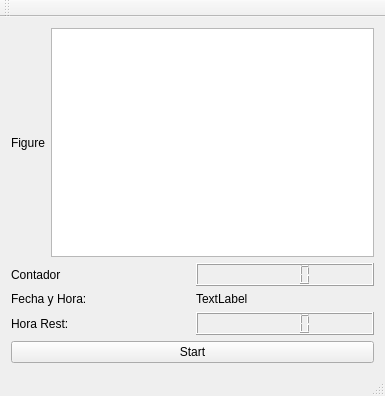
<?xml version="1.0" encoding="UTF-8"?>
<ui version="4.0">
 <class>MainWindow</class>
 <widget class="QMainWindow" name="MainWindow">
  <property name="geometry">
   <rect>
    <x>0</x>
    <y>0</y>
    <width>385</width>
    <height>396</height>
   </rect>
  </property>
  <property name="windowTitle">
   <string>MainWindow</string>
  </property>
  <widget class="QWidget" name="centralWidget">
   <layout class="QVBoxLayout" name="verticalLayout">
    <item>
     <layout class="QHBoxLayout" name="horizontalLayout_4">
      <item>
       <widget class="QLabel" name="lblFigure">
        <property name="text">
         <string>Figure</string>
        </property>
       </widget>
      </item>
      <item>
       <widget class="QPlainTextEdit" name="plainTextEdit"/>
      </item>
     </layout>
    </item>
    <item>
     <layout class="QHBoxLayout" name="horizontalLayout_2">
      <item>
       <widget class="QLabel" name="label_3">
        <property name="text">
         <string>Contador</string>
        </property>
       </widget>
      </item>
      <item>
       <widget class="QLCDNumber" name="lcdNumber"/>
      </item>
     </layout>
    </item>
    <item>
     <layout class="QHBoxLayout" name="horizontalLayout">
      <item>
       <widget class="QLabel" name="label">
        <property name="text">
         <string>Fecha y Hora:</string>
        </property>
       </widget>
      </item>
      <item>
       <widget class="QLabel" name="label_2">
        <property name="text">
         <string>TextLabel</string>
        </property>
       </widget>
      </item>
     </layout>
    </item>
    <item>
     <layout class="QHBoxLayout" name="horizontalLayout_3">
      <item>
       <widget class="QLabel" name="label_4">
        <property name="text">
         <string>Hora Rest:</string>
        </property>
       </widget>
      </item>
      <item>
       <widget class="QLCDNumber" name="lcdRest"/>
      </item>
     </layout>
    </item>
    <item>
     <widget class="QPushButton" name="btnStart">
      <property name="text">
       <string>Start</string>
      </property>
     </widget>
    </item>
   </layout>
   <zorder>btnStart</zorder>
   <zorder>plainTextEdit</zorder>
   <zorder>label_2</zorder>
   <zorder>label_4</zorder>
   <zorder>lblTimeRest</zorder>
   <zorder>lblFigure</zorder>
  </widget>
  <widget class="QMenuBar" name="menuBar">
   <property name="geometry">
    <rect>
     <x>0</x>
     <y>0</y>
     <width>385</width>
     <height>20</height>
    </rect>
   </property>
  </widget>
  <widget class="QToolBar" name="mainToolBar">
   <attribute name="toolBarArea">
    <enum>TopToolBarArea</enum>
   </attribute>
   <attribute name="toolBarBreak">
    <bool>false</bool>
   </attribute>
  </widget>
  <widget class="QStatusBar" name="statusBar"/>
 </widget>
 <layoutdefault spacing="6" margin="11"/>
 <resources/>
 <connections/>
</ui>
